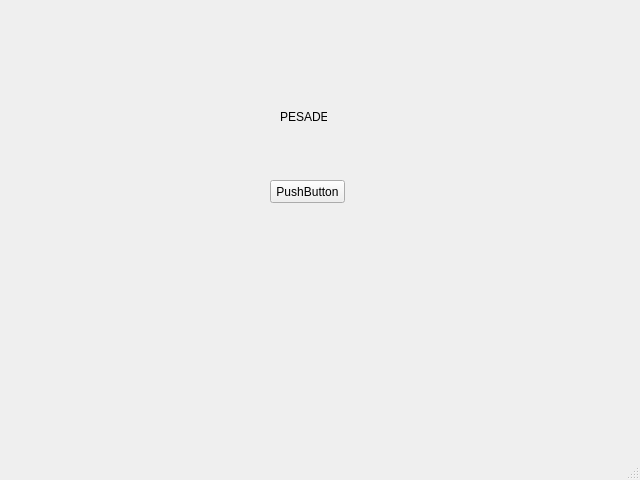
<?xml version="1.0" encoding="UTF-8"?>
<ui version="4.0">
 <class>MainWindow</class>
 <widget class="QMainWindow" name="MainWindow">
  <property name="geometry">
   <rect>
    <x>0</x>
    <y>0</y>
    <width>640</width>
    <height>480</height>
   </rect>
  </property>
  <property name="windowTitle">
   <string>MainWindow</string>
  </property>
  <widget class="QWidget" name="centralwidget">
   <widget class="QPushButton" name="pushButton">
    <property name="geometry">
     <rect>
      <x>270</x>
      <y>180</y>
      <width>75</width>
      <height>23</height>
     </rect>
    </property>
    <property name="text">
     <string>PushButton</string>
    </property>
   </widget>
   <widget class="QLabel" name="label">
    <property name="geometry">
     <rect>
      <x>280</x>
      <y>110</y>
      <width>47</width>
      <height>13</height>
     </rect>
    </property>
    <property name="text">
     <string>PESADES</string>
    </property>
   </widget>
  </widget>
  <widget class="QMenuBar" name="menubar">
   <property name="geometry">
    <rect>
     <x>0</x>
     <y>0</y>
     <width>640</width>
     <height>21</height>
    </rect>
   </property>
  </widget>
  <widget class="QStatusBar" name="statusbar"/>
 </widget>
 <resources/>
 <connections/>
</ui>
